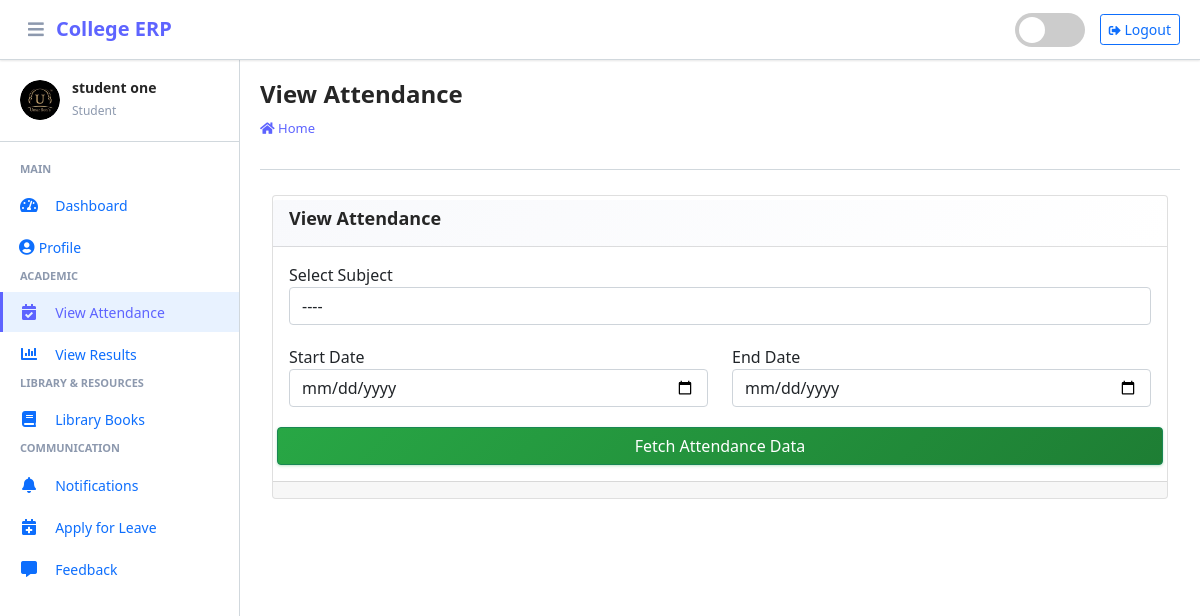
The app's page /student/view/attendance/ (signed in) with its own data.
### main_app/models.py (models this page shows, shortened)
class CustomUser(AbstractUser):
    USER_TYPE = ((1, "HOD"), (2, "Staff"), (3, "Student"))
    GENDER = [("M", "Male"), ("F", "Female")]
    username = None  # Removed username, using email instead
    email = models.EmailField(unique=True)
    user_type = models.CharField(default=1, choices=USER_TYPE, max_length=1)
    gender = models.CharField(max_length=1, choices=GENDER)
    profile_pic = models.ImageField()
    address = models.TextField()
    fcm_token = models.TextField(default="")  # For firebase notifications
    created_at = models.DateTimeField(auto_now_add=True)
    updated_at = models.DateTimeField(auto_now=True)
    USERNAME_FIELD = "email"
    REQUIRED_FIELDS = []
    objects = CustomUserManager()

### main_app/student_views.py (the view, shortened to what this page needs)
# urls.py: path("student/view/attendance/", student_views.student_view_attendance,
@ csrf_exempt
def student_view_attendance(request):
    student = get_object_or_404(Student, admin=request.user)
    if request.method != 'POST':
        course = get_object_or_404(Course, id=student.course.id)
        context = {
            'subjects': Subject.objects.filter(course=course),
            'page_title': 'View Attendance'
        }
        return render(request, 'student_template/student_view_attendance.html', context)

### main_app/templates/student_template/student_view_attendance.html (shortened to what this page needs)
{% extends 'main_app/base.html' %}
{% load static %}
{% block page_title %}{{page_title}}{% endblock page_title %}
{% block content %}
<section class="content">
    <div class="container-fluid">
        <div class="row">
            <div class="col-md-12">
                <div class="card card-dark">
                    <div class="card-header">
                        <h3 class="card-title">{{page_title}}</h3>
                    </div>
                    <div class="card-body">
                        <div class="form-group">
                            <label>Select Subject</label>
                            <select  id="subject" class="form-control">
                                <option value="">----</option>
                            </select>
                        </div>
                        <div class="row">
                            <div class="col-lg-6">
                                <div class="form-group">
                                    <label>Start Date</label>
                                    <input type="date" class="form-control" placeholder="Start Date" name="start_date" required id="start_date">
                                </div>
                            </div>
                            <div class="col-lg-6">
                                <div class="form-group">
                                    <label>End Date</label>
                                    <input type="date" class="form-control" placeholder="End Date" name="end_date"  id="end_date">
                                </div>
                            </div>
                            <button type="button" id="fetch_attendance" class="btn btn-success btn-block">Fetch Attendance Data</button>
               </div>
                    </div>
                    <div class="card-footer" style="overflow: auto; max-height: 400px;">
                    </div>
                </div>
            </div>
        </div>
    </div>
</section>
{% endblock content %}

### main_app/templates/main_app/erpnext_sidebar.html (shortened to what this page needs)
{% load static %}
<div class="sidebar-header">
    <div class="sidebar-user">
        <img src="{{ request.user.profile_pic}}" alt="User Avatar" class="sidebar-user-avatar" id="sidebar-avatar" onerror="showDefaultAvatar()">
        <div class="sidebar-user-info">
            <h6>{{ user.get_full_name|default:user.username }}</h6>
            <small>
                {% if user.user_type == '1' %}
                    Administrator
                {% elif user.user_type == '2' %}
                    Staff Member
                {% else %}
                    Student
                {% endif %}
            </small>
        </div>
    </div>
</div>
<div class="nav-section">
    {% if user.user_type == '1' %}
        <h6 class="nav-section-title">Main</h6>
        <div class="nav-item">
            {% url 'admin_home' as admin_home %}
            <a href="{{ admin_home }}" class="nav-link {% if admin_home == request.path %}active{% endif %}">
                <i class="nav-icon fas fa-tachometer-alt"></i>
                <span class="nav-text">Dashboard</span>
            </a>
        </div>
        <div class="nav-item">
            {% url 'admin_view_profile' as admin_view_profile %}
            <a href="{{ admin_view_profile }}" class="nav-link {% if admin_view_profile == request.path %}active{% endif %}">
                <i class="fas fa-user-circle"></i>
                <span class="nav-text">Profile</span>
            </a>
        </div>
        <h6 class="nav-section-title">Academic Management</h6>
        <div class="nav-item has-submenu {% if 'course' in request.path %}open{% endif %}">
            <a href="#" class="nav-link">
                <i class="nav-icon fas fa-graduation-cap"></i>
                <span class="nav-text">Courses</span>
                <i class="nav-arrow fas fa-chevron-right"></i>
            </a>
            <div class="nav-submenu">
                <div class="nav-item">
                    {% url 'add_course' as add_course %}
                    <a href="{{ add_course }}" class="nav-link {% if add_course == request.path %}active{% endif %}">
                        <span class="nav-text">Add Course</span>
                    </a>
                </div>
                <div class="nav-item">
                    {% url 'manage_course' as manage_course %}
                    <a href="{{ manage_course }}" class="nav-link {% if manage_course == request.path or 'edit_course' in request.path %}active{% endif %}">
                        <span class="nav-text">Manage Courses</span>
                    </a>
                </div>
            </div>
        </div>
        <div class="nav-item has-submenu {% if 'subject' in request.path %}open{% endif %}">
            <a href="#" class="nav-link">
                <i class="nav-icon fas fa-book"></i>
                <span class="nav-text">Subjects</span>
                <i class="nav-arrow fas fa-chevron-right"></i>
            </a>
            <div class="nav-submenu">
                <div class="nav-item">
                    {% url 'add_subject' as add_subject %}
                    <a href="{{ add_subject }}" class="nav-link {% if add_subject == request.path %}active{% endif %}">
                        <span class="nav-text">Add Subject</span>
                    </a>
                </div>
                <div class="nav-item">
                    {% url 'manage_subject' as manage_subject %}
                    <a href="{{ manage_subject }}" class="nav-link {% if manage_subject == request.path or 'edit_subject' in request.path %}active{% endif %}">
                        <span class="nav-text">Manage Subjects</span>
                    </a>
                </div>
            </div>
        </div>
        <div class="nav-item has-submenu {% if 'session' in request.path %}open{% endif %}">
            <a href="#" class="nav-link">
                <i class="nav-icon fas fa-calendar-alt"></i>
                <span class="nav-text">Sessions</span>
                <i class="nav-arrow fas fa-chevron-right"></i>
            </a>
            <div class="nav-submenu">
                <div class="nav-item">
                    {% url 'add_session' as add_session %}
                    <a href="{{ add_session }}" class="nav-link {% if add_session == request.path %}active{% endif %}">
                        <span class="nav-text">Add Session</span>
                    </a>
                </div>
                <div class="nav-item">
                    {% url 'manage_session' as manage_session %}
                    <a href="{{ manage_session }}" class="nav-link {% if manage_session == request.path or 'edit_session' in request.path %}active{% endif %}">
                        <span class="nav-text">Manage Sessions</span>
                    </a>
                </div>
            </div>
        </div>
        <h6 class="nav-section-title">User Management</h6>
        <div class="nav-item">
            {% url 'add_staff' as add_staff %}
            <a href="{{ add_staff }}" class="nav-link {% if add_staff == request.path %}active{% endif %}">
                <i class="nav-icon fas fa-user-plus"></i>
                <span class="nav-text">Add Staff</span>
            </a>
        </div>
        <div class="nav-item">
            {% url 'manage_staff' as manage_staff %}
            <a href="{{ manage_staff }}" class="nav-link {% if manage_staff == request.path or 'edit_staff' in request.path %}active{% endif %}">
                <i class="nav-icon fas fa-users-cog"></i>
                <span class="nav-text">Manage Staff</span>
            </a>
        </div>
        <div class="nav-item">
            {% url 'add_student' as add_student %}
            <a href="{{ add_student }}" class="nav-link {% if add_student == request.path %}active{% endif %}">
                <i class="nav-icon fas fa-user-graduate"></i>
                <span class="nav-text">Add Student</span>
            </a>
        </div>
        <div class="nav-item">
            {% url 'manage_student' as manage_student %}
            <a href="{{ manage_student }}" class="nav-link {% if manage_student == request.path or 'edit_student' in request.path %}active{% endif %}">
                <i class="nav-icon fas fa-users"></i>
                <span class="nav-text">Manage Students</span>
            </a>
        </div>
        <h6 class="nav-section-title">Communication</h6>
        <div class="nav-item">
            {% url 'admin_notify_staff' as admin_notify_staff %}
            <a href="{{ admin_notify_staff }}" class="nav-link {% if admin_notify_staff == request.path %}active{% endif %}">
                <i class="nav-icon fas fa-bell"></i>
                <span class="nav-text">Notify Staff</span>
            </a>
        </div>
        <div class="nav-item">
            {% url 'admin_notify_student' as admin_notify_student %}
            <a href="{{ admin_notify_student }}" class="nav-link {% if admin_notify_student == request.path %}active{% endif %}">
                <i class="nav-icon fas fa-bullhorn"></i>
                <span class="nav-text">Notify Students</span>
            </a>
        </div>
        <h6 class="nav-section-title">Reports & Analytics</h6>
        <div class="nav-item">
            {% url 'admin_view_attendance' as admin_view_attendance %}
            <a href="{{ admin_view_attendance }}" class="nav-link {% if admin_view_attendance == request.path %}active{% endif %}">
                <i class="nav-icon fas fa-chart-line"></i>
                <span class="nav-text">View Attendance</span>
            </a>
        </div>
        <div class="nav-item">
            {% url 'student_feedback_message' as student_feedback_message %}
            <a href="{{ student_feedback_message }}" class="nav-link {% if student_feedback_message == request.path %}active{% endif %}">
                <i class="nav-icon fas fa-comments"></i>
                <span class="nav-text">Student Feedback</span>
            </a>
        </div>
        <div class="nav-item">
            {% url 'staff_feedback_message' as staff_feedback_message %}
            <a href="{{ staff_feedback_message }}" class="nav-link {% if staff_feedback_message == request.path %}active{% endif %}">
                <i class="nav-icon fas fa-comment-dots"></i>
                <span class="nav-text">Staff Feedback</span>
            </a>
        </div>
        <h6 class="nav-section-title">Leave Management</h6>
        <div class="nav-item">
            {% url 'view_staff_leave' as view_staff_leave %}
            <a href="{{ view_staff_leave }}" class="nav-link {% if view_staff_leave == request.path %}active{% endif %}">
                <i class="nav-icon fas fa-calendar-check"></i>
                <span class="nav-text">Staff Leave</span>
            </a>
        </div>
        <div class="nav-item">
            {% url 'view_student_leave' as view_student_leave %}
            <a href="{{ view_student_leave }}" class="nav-link {% if view_student_leave == request.path %}active{% endif %}">
                <i class="nav-icon fas fa-calendar-times"></i>
                <span class="nav-text">Student Leave</span>
            </a>
        </div>
    {% else %}
        <h6 class="nav-section-title">Main</h6>
        <div class="nav-item">
            {% url 'student_home' as student_home %}
            <a href="{{ student_home }}" class="nav-link {% if student_home == request.path %}active{% endif %}">
                <i class="nav-icon fas fa-tachometer-alt"></i>
                <span class="nav-text">Dashboard</span>
            </a>
        </div>
        <div class="nav-item">
            {% url 'student_view_profile' as student_view_profile %}
            <a href="{{ student_view_profile }}" class="nav-link {% if student_view_profile == request.path %}active{% endif %}">
                <i class="fas fa-user-circle"></i>
                <span class="nav-text">Profile</span>
            </a>
        </div>
        <h6 class="nav-section-title">Academic</h6>
        <div class="nav-item">
            {% url 'student_view_attendance' as student_view_attendance %}
            <a href="{{ student_view_attendance }}" class="nav-link {% if student_view_attendance == request.path %}active{% endif %}">
                <i class="nav-icon fas fa-calendar-check"></i>
                <span class="nav-text">View Attendance</span>
            </a>
        </div>
        <div class="nav-item">
            {% url 'student_view_result' as student_view_result %}
            <a href="{{ student_view_result }}" class="nav-link {% if student_view_result == request.path %}active{% endif %}">
                <i class="nav-icon fas fa-chart-bar"></i>
                <span class="nav-text">View Results</span>
            </a>
        </div>
        <h6 class="nav-section-title">Library & Resources</h6>
        <div class="nav-item">
            {% url 'view_books' as view_books %}
            <a href="{{ view_books }}" class="nav-link {% if view_books == request.path %}active{% endif %}">
                <i class="nav-icon fas fa-book"></i>
                <span class="nav-text">Library Books</span>
            </a>
        </div>
        <h6 class="nav-section-title">Communication</h6>
        <div class="nav-item">
            {% url 'student_view_notification' as student_view_notification %}
            <a href="{{ student_view_notification }}" class="nav-link {% if student_view_notification == request.path %}active{% endif %}">
                <i class="nav-icon fas fa-bell"></i>
                <span class="nav-text">Notifications</span>
            </a>
        </div>
        <div class="nav-item">
            {% url 'student_apply_leave' as student_apply_leave %}
            <a href="{{ student_apply_leave }}" class="nav-link {% if student_apply_leave == request.path %}active{% endif %}">
                <i class="nav-icon fas fa-calendar-plus"></i>
                <span class="nav-text">Apply for Leave</span>
            </a>
        </div>
        <div class="nav-item">
            {% url 'student_feedback' as student_feedback %}
            <a href="{{ student_feedback }}" class="nav-link {% if student_feedback == request.path %}active{% endif %}">
                <i class="nav-icon fas fa-comment-alt"></i>
                <span class="nav-text">Feedback</span>
            </a>
        </div>
    {% endif %}
</div>

### records on screen
CustomUser: user.profile_pic (picture), get_full_name "student one"

### other values on screen
{{ page_title }} "View Attendance"
